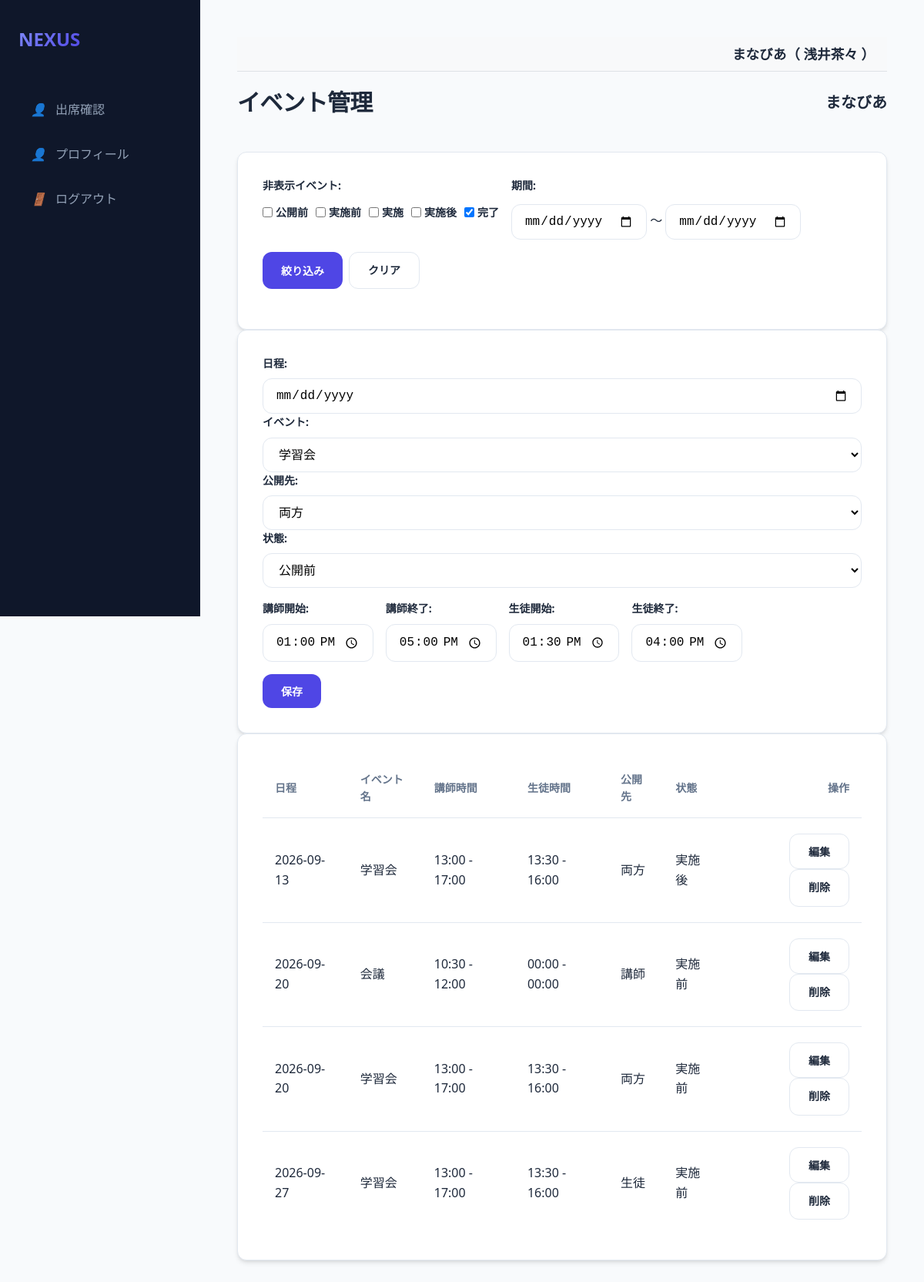
Page /events (signed in) on the earlier database version.
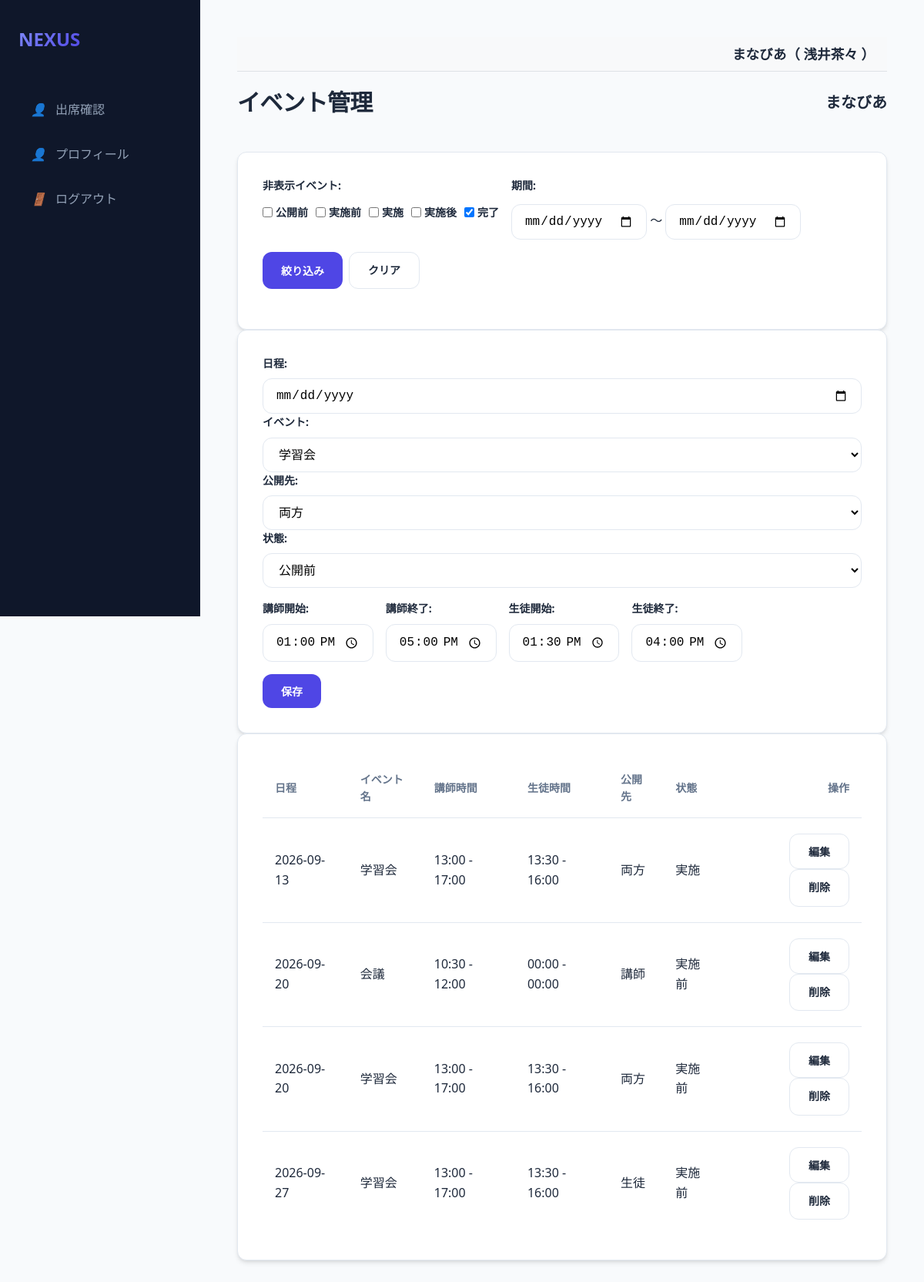
Same page on the later database version.
### models.py (models this page shows)
class Event(db.Model):
    id = db.Column(db.Integer, primary_key=True)
    date = db.Column(db.DateTime, nullable=False)
    name = db.Column(db.String(100), nullable=False)
    organization_id = db.Column(db.Integer, db.ForeignKey('organization.id'), nullable=False)
    organization = db.relationship('Organization')
    venues = db.relationship('Venue', secondary=event_venue, backref='events')
    teacher_start = db.Column(db.String(5), nullable=False)
    teacher_end = db.Column(db.String(5), nullable=False)
    student_start = db.Column(db.String(5), nullable=False)
    student_end = db.Column(db.String(5), nullable=False)
    publish_to = db.Column(db.String(20), default='両方')
    status = db.Column(db.String(20), default='公開前')

### app.py (the view)
@app.route('/events')
@login_required
@organization_required
def events():
    org_id = session['organization_id']
    hidden_statuses = request.args.getlist('hidden_status')
    if 'filter_applied' not in request.args:
        hidden_statuses = ['完了']
    start_date = request.args.get('start_date')
    end_date = request.args.get('end_date')
    query = Event.query.filter_by(organization_id=org_id)
    if hidden_statuses:
        query = query.filter(~Event.status.in_(hidden_statuses))
    if start_date:
        query = query.filter(Event.date >= datetime.strptime(start_date, '%Y-%m-%d'))
    if end_date:
        query = query.filter(Event.date <= datetime.strptime(end_date, '%Y-%m-%d'))
    events = query.order_by(Event.date).all()
    configs = {c.key: c.value for c in Config.query.filter_by(organization_id=org_id).all()}
    return render_template('events.html', events=events, configs=configs,
                           hidden_statuses=hidden_statuses, start_date=start_date, end_date=end_date)

### app.py (called while the page is built)
def login_required(f):
    @wraps(f)
    def decorated_function(*args, **kwargs):
        if 'user_id' not in session:
            return redirect(url_for('login'))
        return f(*args, **kwargs)
    return decorated_function

def organization_required(f):
    @wraps(f)
    def decorated_function(*args, **kwargs):
        if 'user_id' not in session:
            return redirect(url_for('login'))
        user = User.query.get(session['user_id'])
        session['organization_id'] = user.organization_id
        session['org_name'] = user.organization.name
        return f(*args, **kwargs)
    return decorated_function

@app.context_processor
def inject_user():
    user = None
    if 'user_id' in session:
        user = User.query.get(session['user_id'])
    return dict(current_user=user)

### templates/events.html (shortened to what the changed rows need)
{% extends "base.html" %}
{% block content %}
<div class="header">
    <h1>イベント管理</h1>
    <h2 style="font-size: 1.25rem;">{{ current_user.organization.name if current_user.is_super_admin else session.get('org_name', '不明') }}</h2>
</div>
<div class="card">
    <div class="table-container">
        <table>
            <thead>
                <tr>
                    <th>日程</th>
                    <th>イベント名</th>
                    <th>講師時間</th>
                    <th>生徒時間</th>
                    <th>公開先</th>
                    <th>状態</th>
                    <th style="text-align: right;">操作</th>
                </tr>
            </thead>
            <tbody>
                {% for e in events %}
                <tr>
                    <td>{{ e.date.strftime('%Y-%m-%d') }}</td>
                    <td>{{ e.name }}</td>
                    <td>{{ e.teacher_start }} - {{ e.teacher_end }}</td>
                    <td>{{ e.student_start }} - {{ e.student_end }}</td>
                    <td>{{ e.publish_to }}</td>
                    <td>{{ e.status }}</td>
                    <td style="text-align: right;">
                        <button class="btn btn-outline" onclick="editEvent('{{ e.id }}', '{{ e.date.strftime('%Y-%m-%d') }}', '{{ e.name }}', '{{ e.teacher_start }}', '{{ e.teacher_end }}', '{{ e.student_start }}', '{{ e.student_end }}', '{{ e.publish_to }}', '{{ e.status }}')">編集</button>
                        <a href="/event/delete/{{ e.id }}" class="btn btn-outline btn-danger" onclick="return confirm('本当に削除しますか？')">削除</a>
                    </td>
                </tr>
                {% endfor %}
            </tbody>
        </table>
    </div>
</div>
{% endblock %}

Differences in the rows shown:
changed Event (number 1 of 4 on the later page): status "実施後" → "実施"
